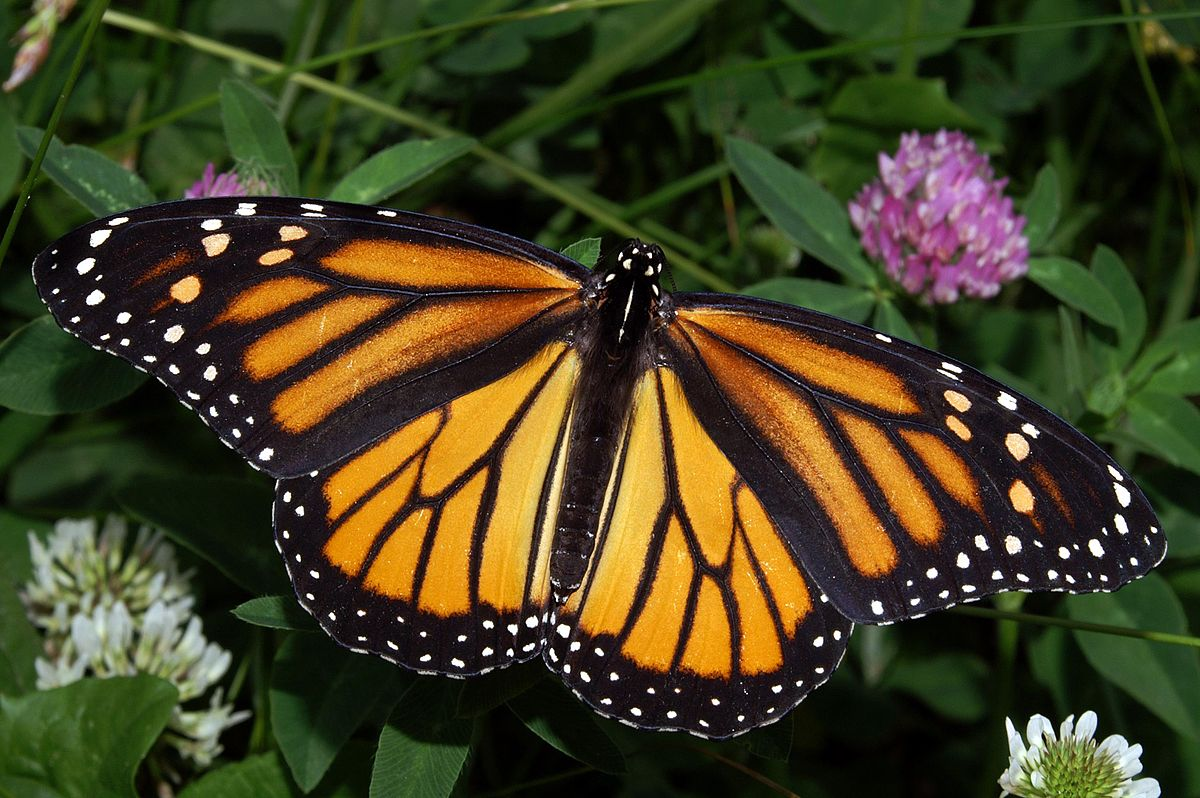
#> input picture assignments/assignment-2/q4/1200px-Monarch_In_May.jpg, 1200 x 798 px
$ python laplaceofgaussian.py 1200px-Monarch_In_May.jpg
#> lines starting #> are read from the running program, lines starting #| are printed output that depends on the picture

import sys
import cv2 as cv
def main(argv):

    ddepth = cv.CV_16S
    kernel_size = 3
    window_name = "Laplace Demo"
    imageName = '1200px-Monarch_In_May.jpg'
    src = cv.imread(cv.samples.findFile(imageName), cv.IMREAD_COLOR)
#> src is the input picture: shape (798, 1200, 3); mean B, G, R 33.1, 63.3, 66.7
    if src is None:
        print ('Error opening image')
        print ('Program Arguments: [image_name -- default lena.jpg]')
        return -1
    # [load]
    # [reduce_noise]
    # Remove noise by blurring with a Gaussian filter
    src = cv.GaussianBlur(src, (3, 3), 0)
    # [reduce_noise]
    # [convert_to_gray]
    # Convert the image to grayscale
    src_gray = cv.cvtColor(src, cv.COLOR_BGR2GRAY)
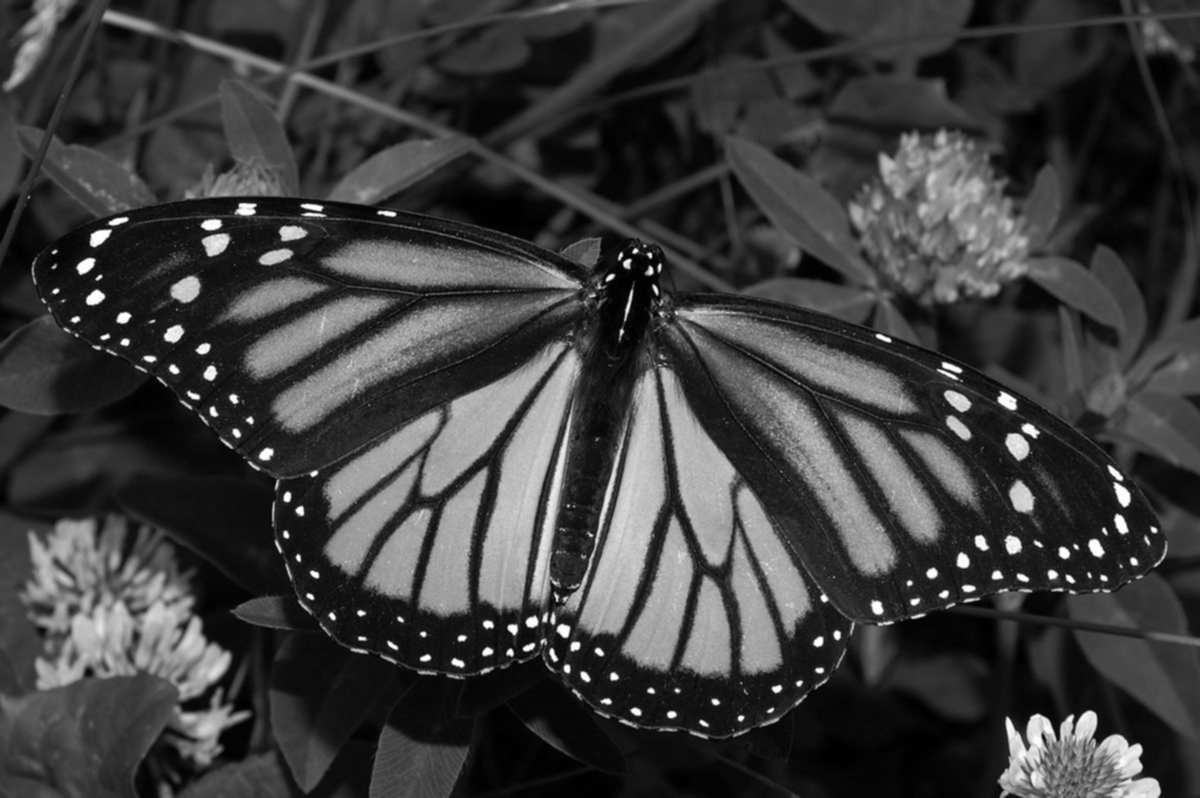
#> src_gray: shape (798, 1200); min 0, max 255, mean 60.9
    # [convert_to_gray]
    # Create Window
    cv.namedWindow(window_name, cv.WINDOW_AUTOSIZE)
    # [laplacian]
    # Apply Laplace function
    dst = cv.Laplacian(src_gray, ddepth, ksize=kernel_size)
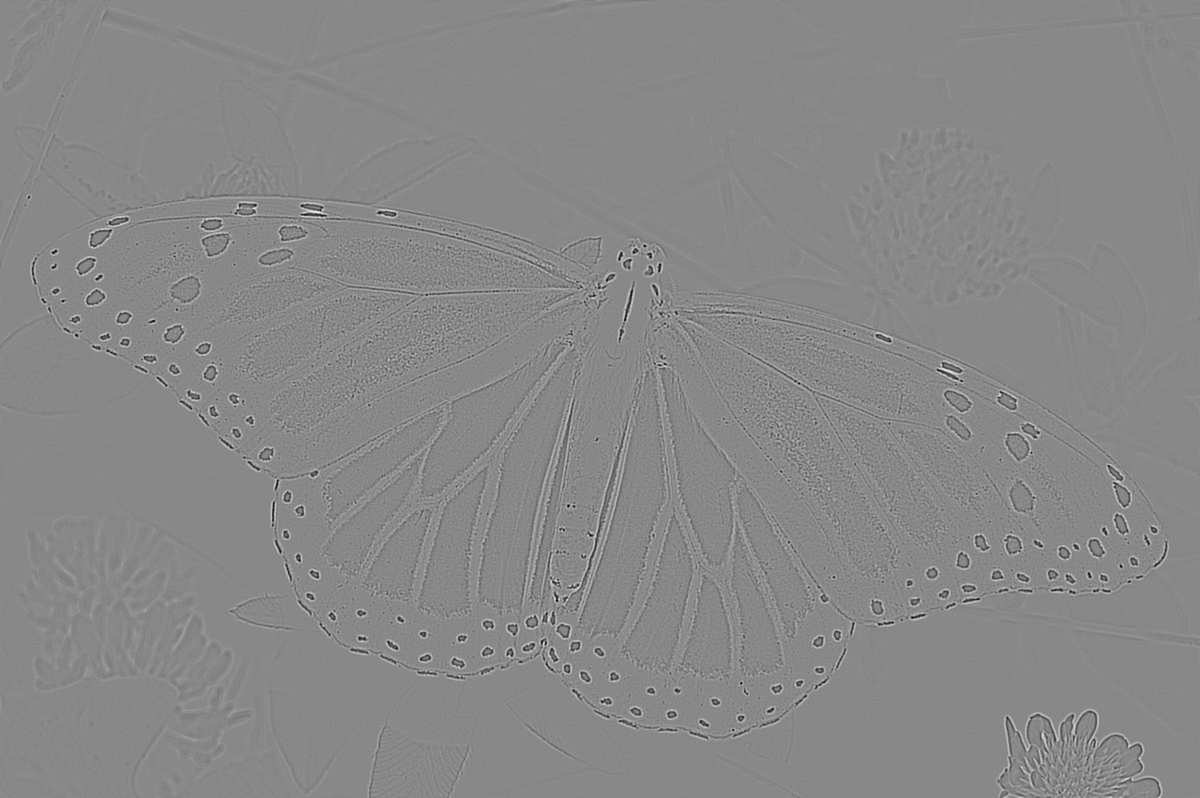
#> dst: shape (798, 1200) int16; min -606, max 528, mean 0; drawn with min black and max white
    # [laplacian]
    # [convert]
    # converting back to uint8
    abs_dst = cv.convertScaleAbs(dst)
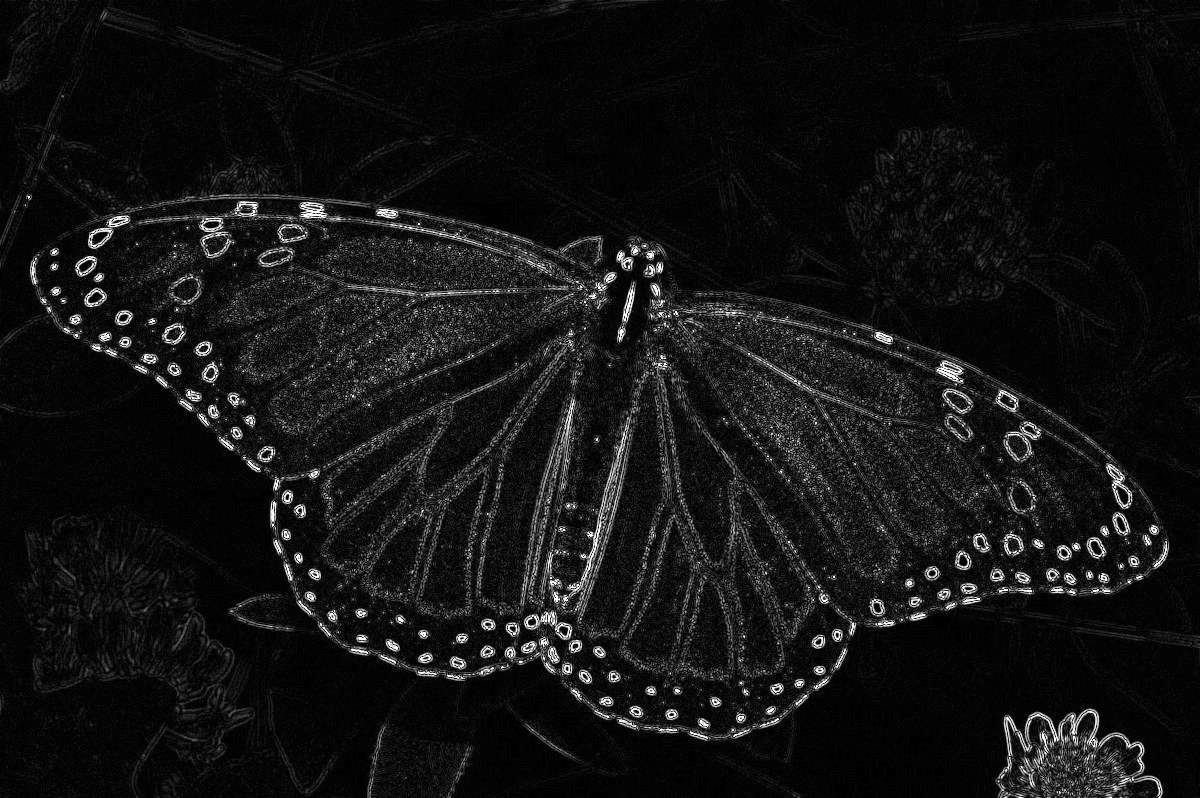
#> abs_dst: shape (798, 1200); min 0, max 255, mean 18.9
    # [convert]
    # [display]
    cv.imshow(window_name, abs_dst)
    cv.waitKey(0)
    # [display]
    return 0
if __name__ == "__main__":
    main(sys.argv[1:])

$ run again, with assignments/assignment-2/q4/Laplace_og_gaussian.png saved as assignments/assignment-2/q4/1200px-Monarch_In_May.jpg
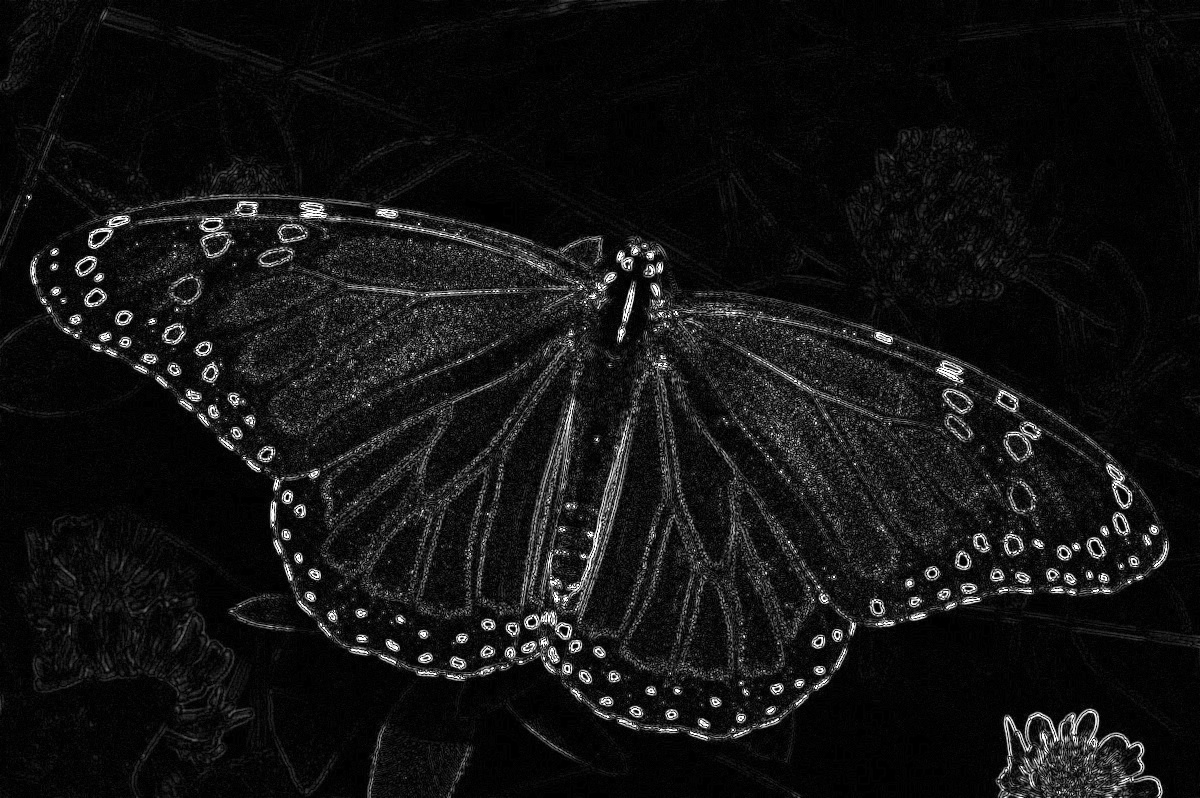
#> input picture assignments/assignment-2/q4/Laplace_og_gaussian.png, 1200 x 798 px
#> in main, src is the input picture: shape (798, 1200, 3); min 0, max 255, mean 18.9
#> in main, `dst = cv.Laplacian(src_gray, ddepth, ksize=kernel_size)`:
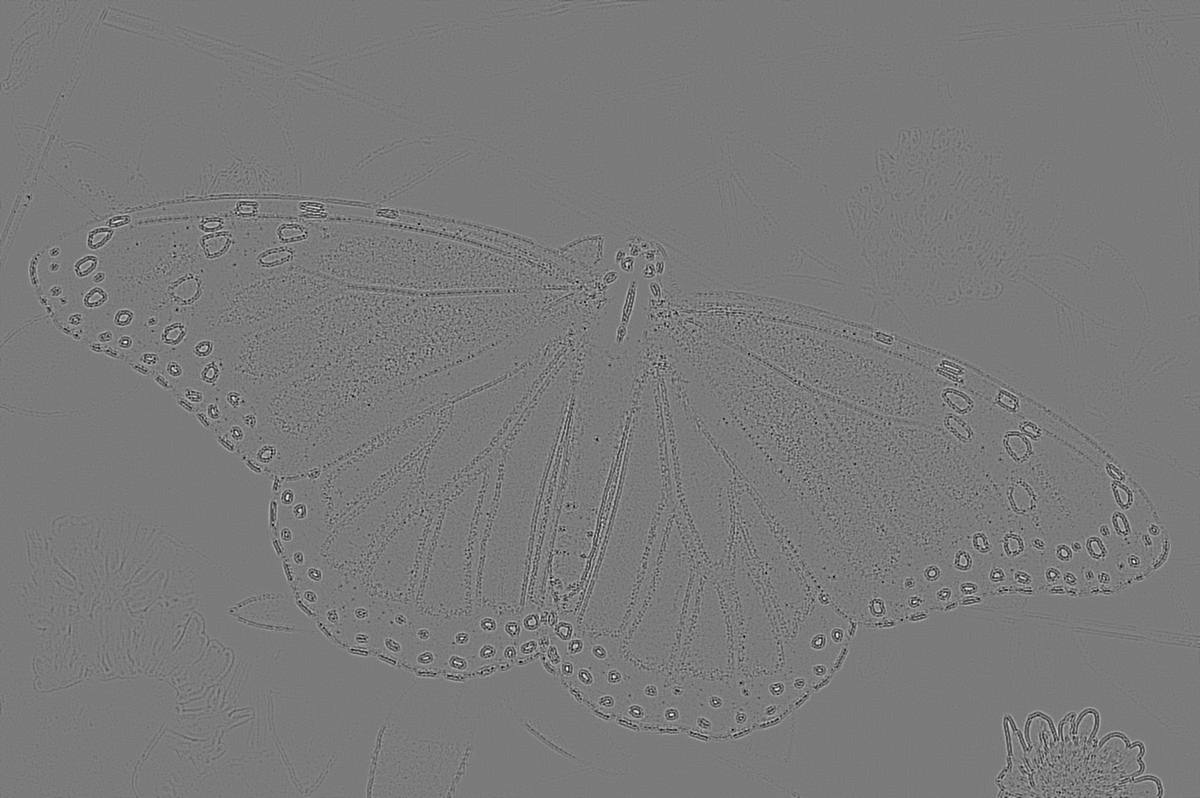
#> dst: shape (798, 1200) int16; min -590, max 634, mean 0; drawn with min black and max white
#> in main, `abs_dst = cv.convertScaleAbs(dst)`:
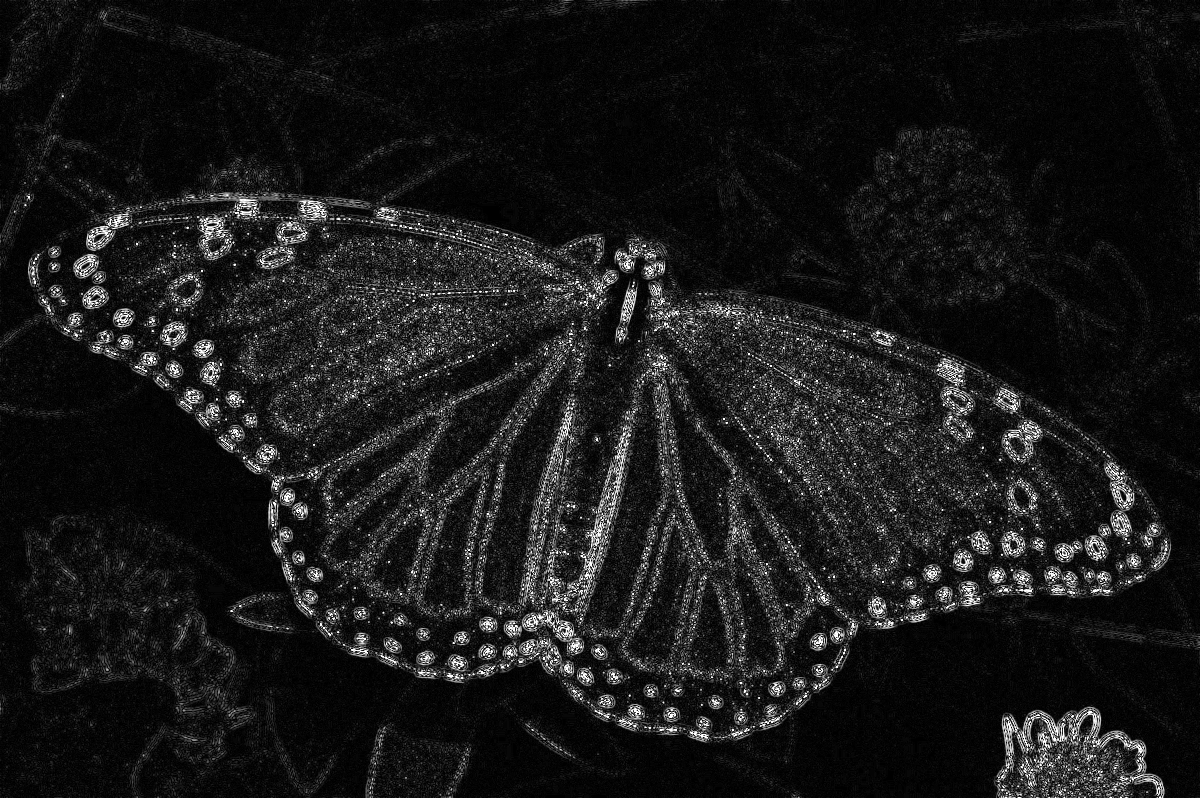
#> abs_dst: shape (798, 1200); min 0, max 255, mean 24.9

$ run again, with assignments/assignment-2/q4/laplacian.png saved as assignments/assignment-2/q4/1200px-Monarch_In_May.jpg
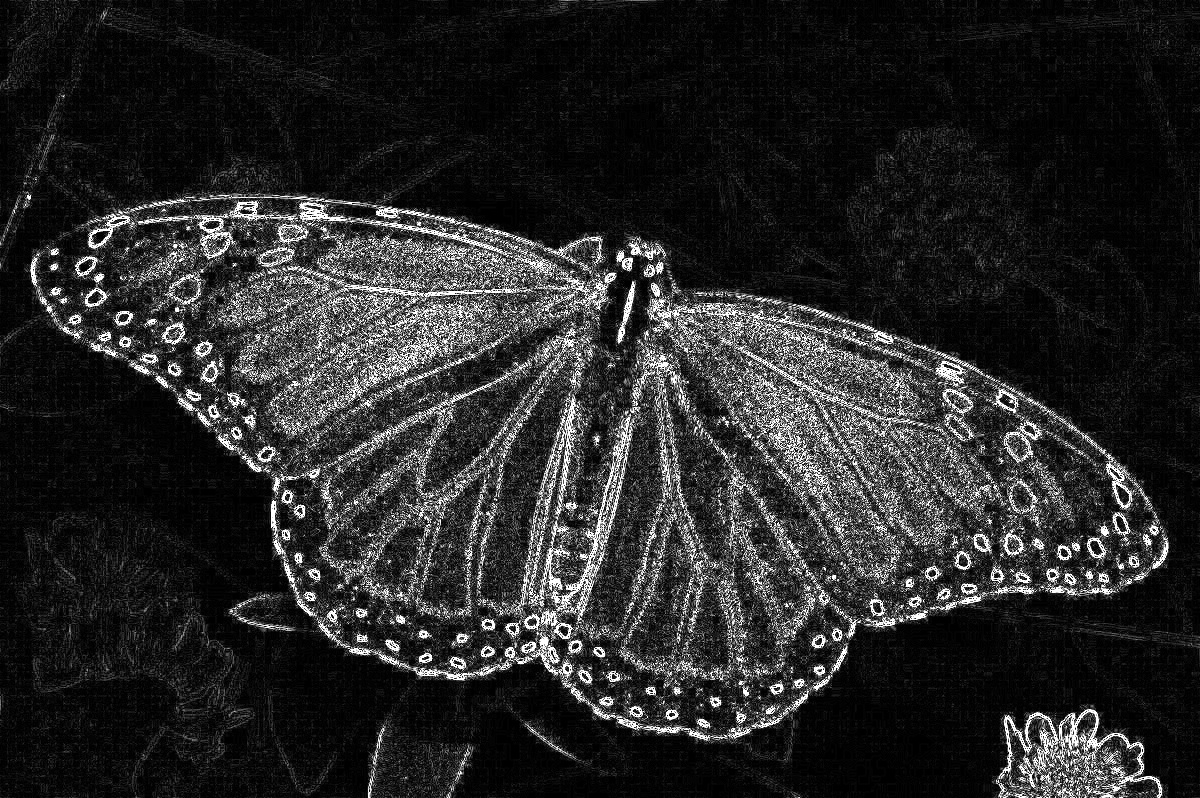
#> input picture assignments/assignment-2/q4/laplacian.png, 1200 x 798 px
#> in main, src is the input picture: shape (798, 1200, 3); min 0, max 255, mean 39.6
#> in main, `dst = cv.Laplacian(src_gray, ddepth, ksize=kernel_size)`:
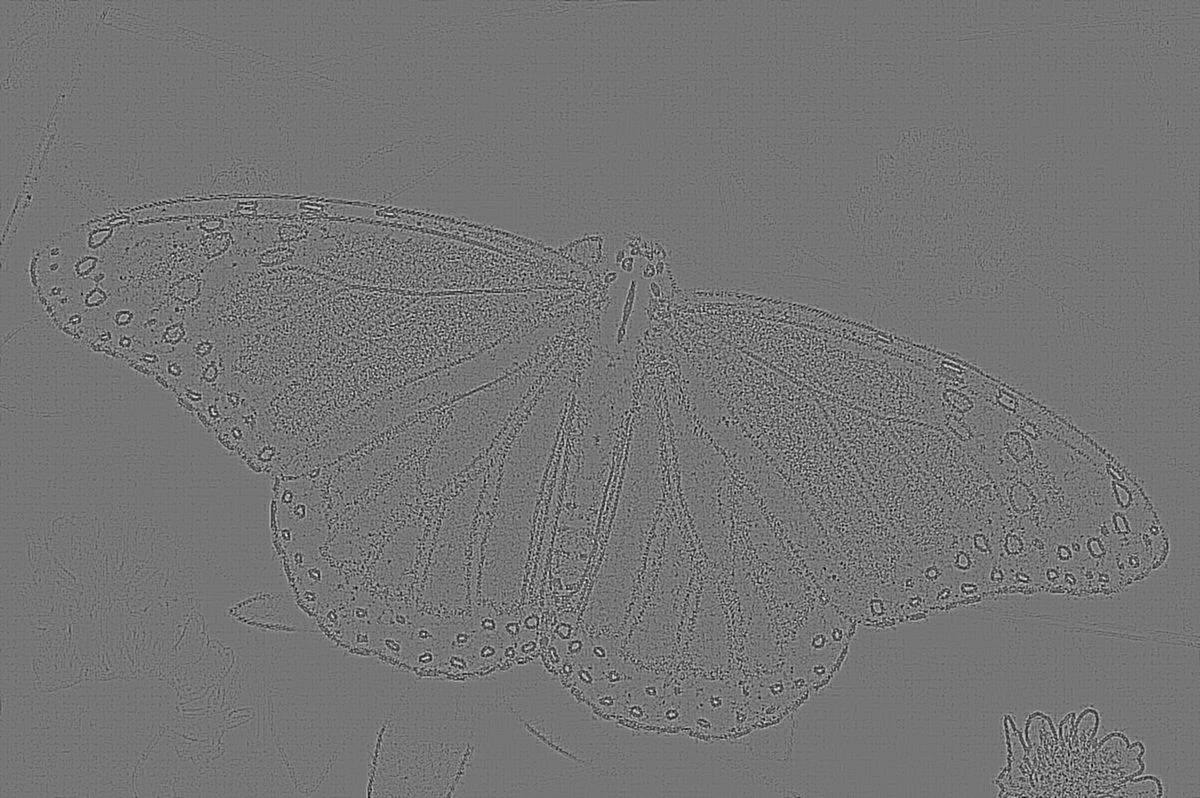
#> dst: shape (798, 1200) int16; min -604, max 704, mean 0; drawn with min black and max white
#> in main, `abs_dst = cv.convertScaleAbs(dst)`:
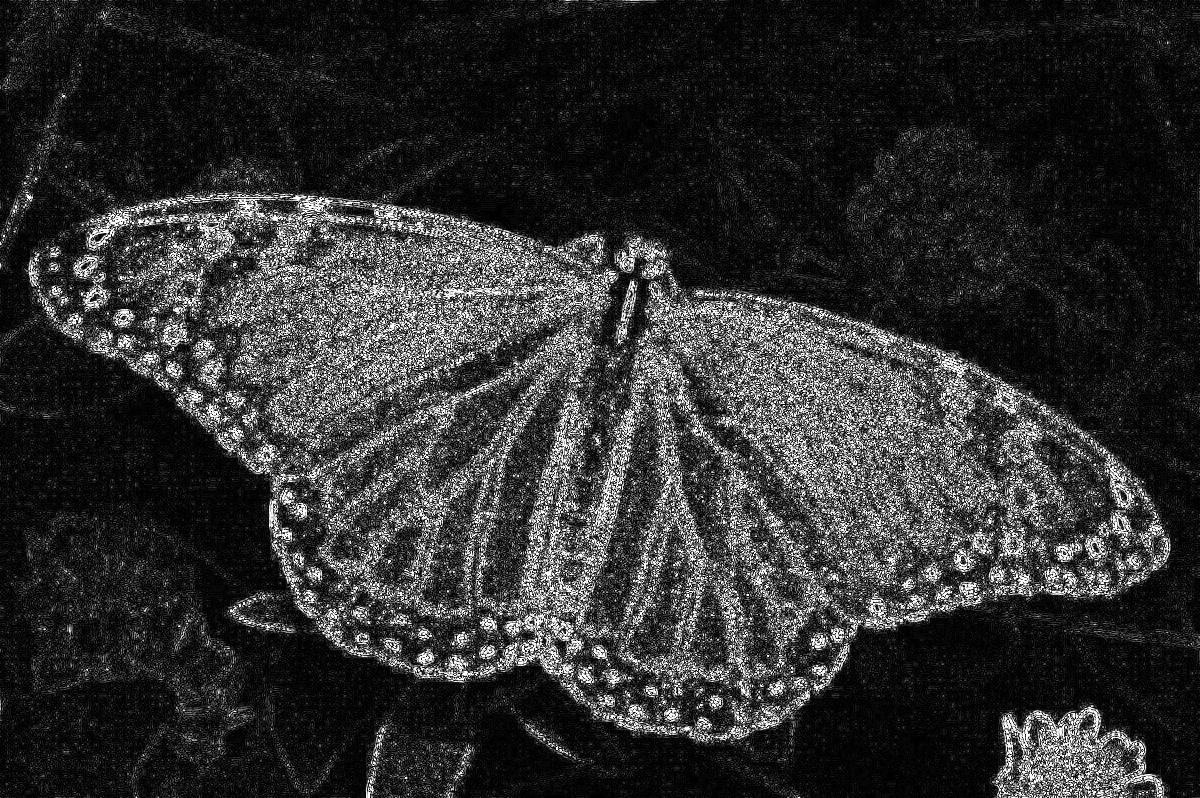
#> abs_dst: shape (798, 1200); min 0, max 255, mean 47.5
